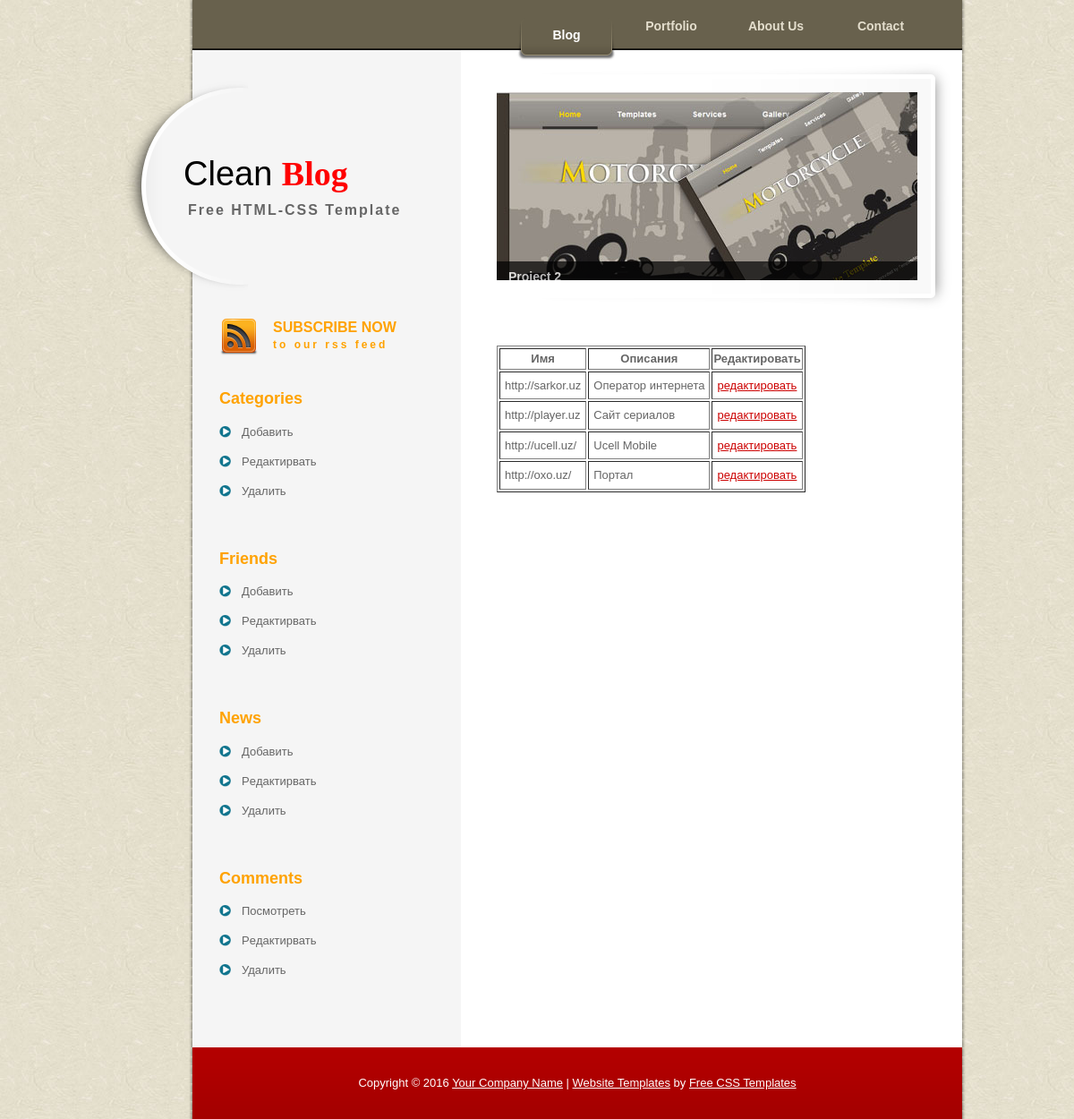
Screenshot of /admin/friend_edit.php with the database file from the repository.
### tables this page shows
CREATE TABLE IF NOT EXISTS `friends` (
  `id` int(2) NOT NULL AUTO_INCREMENT,
  `link` varchar(255) NOT NULL,
  `title` varchar(255) NOT NULL,
  PRIMARY KEY (`id`)
);

### admin/friend_edit.php (the view, shortened to what this page needs)
<?php include 'inc/header.php'; ?>
<?php include 'inc/left.php'; ?>
  <div id="templatemo_right_column">
      <div id="featured_project">
        <div id="slider">
          <ul id="sliderContent">
            <li class="sliderImage">
              <a href=""><img src="images/slider/2.jpg" alt="2" /></a>
              <span class="bottom"><strong>Project 2</strong><br />uisque eget elit quis augue pharetra feugiat.</span>
            </li>
          </ul>
        </div>
      </div>
    <div id="templatemo_main">
      <form action="friend_edit_2.php" method="post">
        <table border="1">
          <tr>
            <th>Имя</th>
            <th>Описания</th>
            <th>Редактировать</th>
          </tr>
          <tr>
          <?php
            $friends = mysql_query("SELECT * FROM friends");
            $row =  mysql_fetch_array($friends);
            do  {
          ?>
            <td style="padding: 5px;"><?php echo $row['link'];?></td>
            <td style="padding: 5px;"><?php echo $row['title'];?></td>
            <td style="padding: 5px;"><a href="friend_edit_2.php?edit=<?php echo $row[id]?> ">редактировать</a></td>
          </tr>
          <?php } while( $row = mysql_fetch_array($friends)); ?>
        </table>
      </form>
		</div>
	</div>
	<div class="cleaner_h20"></div>
<?php include 'inc/footer.php'; ?>

### admin/templatemo_style.css (style rules this page uses)
body { margin: 0px; padding: 0px; color: #666; font-family: Helevetica,Arial,sans-serif; font-size: 13px; line-height:1.5em; background-image: url(images/templatemo_body.jpg); background-repeat: repeat; }
a, a:link, a:visited { color: #CC0000; }
img { border: none; }
.cleaner_h20 { clear: both; width:100%; height: 20px; }
#templatemo_right_column { float: right; width: 520px; margin-right: 10px; }
#featured_project { float: right; width: 520px; height: 210px; padding: 33px 0; background: url(images/templatemo_featured_project.png) no-repeat; }
#templatemo_main { float: right; width: 490px; padding-top: 40px; margin-right: 30px; }

### admin/s3slider.css (style rules this page uses)
#slider { width: 470px; height: 210px; position: relative; overflow: hidden; }
#sliderContent { width: 470px; height: 210px; position: absolute; top: 0; margin-left: 0; }
#sliderContent .sliderImage { float: left; position: relative; display: none; }
.sliderImage span { position: absolute; font: 10px/15px Arial, Helvetica, sans-serif; padding: 10px 13px; width: 450px; background-color: #000; filter: alpha(opacity=70); -moz-opacity: 0.7; -khtml-opacity: 0.7; opacity: 0.7; color: #fff; display: none; }
#sliderContent .sliderImage img { width: 470px; height: 210px; }
#sliderContent .sliderImage span strong { font-size: 14px; }
#sliderContent .bottom { bottom: 0; left: 0; }
ul { margin: 0; padding: 0; list-style-type: none; list-style: none; }
ul li { margin: 0; padding: 0; }

### rows the page displays
friends: link "http://sarkor.uz", title "Оператор интернета"
friends: link "http://player.uz", title "Сайт сериалов"
friends: link "http://ucell.uz/", title "Ucell Mobile"
friends: link "http://oxo.uz/", title "Портал"
